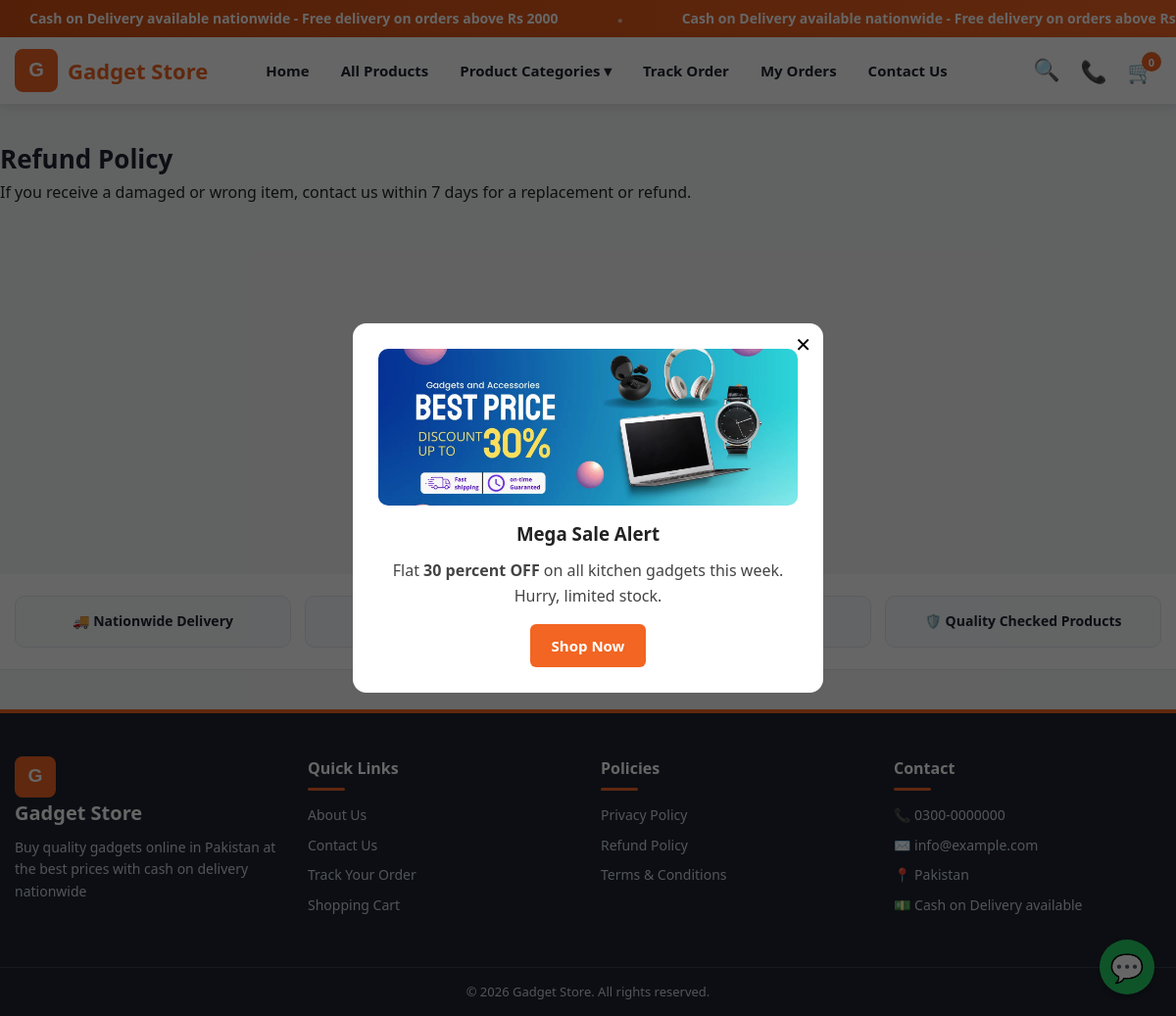
The app's page /page.php?slug=refund-policy with its own data.
### tables this page shows
CREATE TABLE IF NOT EXISTS pages (
  id INT AUTO_INCREMENT PRIMARY KEY,
  title VARCHAR(200) NOT NULL,
  slug VARCHAR(200) NOT NULL UNIQUE,
  content MEDIUMTEXT,
  meta_title VARCHAR(200) DEFAULT '',
  meta_description VARCHAR(300) DEFAULT '',
  meta_keywords VARCHAR(300) DEFAULT '',
  status ENUM('active','inactive') NOT NULL DEFAULT 'active',
  created_at TIMESTAMP DEFAULT CURRENT_TIMESTAMP,
  updated_at TIMESTAMP DEFAULT CURRENT_TIMESTAMP ON UPDATE CURRENT_TIMESTAMP
);

CREATE TABLE IF NOT EXISTS popups (
  id INT AUTO_INCREMENT PRIMARY KEY,
  title VARCHAR(200) DEFAULT '',
  image VARCHAR(255) DEFAULT '',
  content TEXT,
  button_text VARCHAR(100) DEFAULT '',
  button_link VARCHAR(255) DEFAULT '',
  status ENUM('active','inactive') NOT NULL DEFAULT 'active'
);

### config/database.php (called while the page is built, shortened)
<?php
function db(): PDO {
    static $pdo = null;
    if ($pdo === null) {
        $dsn = 'mysql:host=' . DB_HOST . ';dbname=' . DB_NAME . ';charset=utf8mb4';
        $pdo = new PDO($dsn, DB_USER, DB_PASS, [
            PDO::ATTR_ERRMODE => PDO::ERRMODE_EXCEPTION,
            PDO::ATTR_DEFAULT_FETCH_MODE => PDO::FETCH_ASSOC,
        ]);
    }
    return $pdo;
}

### includes/functions.php (called while the page is built, shortened)
<?php
require_once __DIR__ . '/../config/database.php';
function e($s) {
    return htmlspecialchars((string)$s, ENT_QUOTES, 'UTF-8');
}
function base_url($path = '') {
    $proto = (!empty($_SERVER['HTTPS']) && $_SERVER['HTTPS'] !== 'off') ? 'https' : 'http';
    $host  = $_SERVER['HTTP_HOST'] ?? 'localhost';
    $script = str_replace('\\', '/', $_SERVER['SCRIPT_NAME'] ?? '/index.php');
    $dir = rtrim(dirname($script), '/');
    $base = $proto . '://' . $host . ($dir === '' || $dir === '/' ? '' : $dir);
    return rtrim($base, '/') . '/' . ltrim($path, '/');
}
function setting($key, $default = '') {
    static $cache = null;
    if ($cache === null) {
        $cache = [];
        try {
            foreach (db()->query("SELECT skey, svalue FROM settings") as $r) {
                $cache[$r['skey']] = $r['svalue'];
            }
        } catch (Exception $ex) {  }
    }
    return array_key_exists($key, $cache) ? $cache[$key] : $default;
}
function site_name() {
    return setting('site_name', 'Gadget Store');
}
function img_url($path) {
    if (strpos($path, 'assets/') === 0) return base_url($path);
    return base_url('uploads/' . ltrim($path, '/'));
}

### page.php (the view, shortened to what this page needs)
<?php
require_once __DIR__ . '/includes/functions.php';
$slug = trim($_GET['slug'] ?? '');
$st = db()->prepare("SELECT * FROM pages WHERE slug = ? AND status = 'active'");
$st->execute([$slug]);
$pg = $st->fetch();
include __DIR__ . '/includes/header.php';
?>
<div class="container section">
  <h1 class="page-title"><?= e($pg['title']) ?></h1>
  <div class="page-content"><?= $pg['content']  ?></div>
</div>
<?php include __DIR__ . '/includes/footer.php'; ?>

### includes/footer.php (shortened to what this page needs)
</main>
<div class="trust-strip">
  <div class="container trust-grid">
    <div>🚚 Nationwide Delivery</div>
    <div>💵 Cash on Delivery</div>
    <div>↩️ 7-Day Easy Returns</div>
    <div>🛡️ Quality Checked Products</div>
  </div>
</div>
<footer class="site-footer">
  <div class="container footer-grid">
    <div class="f-col">
      <a class="f-logo" href="<?= base_url() ?>" aria-label="<?= e(site_name()) ?>">
        <img src="<?= base_url('assets/images/logo.svg') ?>" alt="<?= e(site_name()) ?>" width="42" height="42">
        <span><?= e(site_name()) ?></span>
      </a>
      <p><?= e(setting('meta_description', 'Quality gadgets at the best prices in Pakistan. Cash on Delivery nationwide.')) ?></p>
    </div>
    <div class="f-col">
      <h4>Quick Links</h4>
      <a href="<?= base_url('page.php?slug=about-us') ?>">About Us</a>
      <a href="<?= base_url('page.php?slug=contact-us') ?>">Contact Us</a>
      <a href="<?= base_url('track-order.php') ?>">Track Your Order</a>
      <a href="<?= base_url('cart.php') ?>">Shopping Cart</a>
    </div>
    <div class="f-col">
      <h4>Policies</h4>
      <a href="<?= base_url('page.php?slug=privacy-policy') ?>">Privacy Policy</a>
      <a href="<?= base_url('page.php?slug=refund-policy') ?>">Refund Policy</a>
      <a href="<?= base_url('page.php?slug=terms-conditions') ?>">Terms &amp; Conditions</a>
    </div>
    <div class="f-col">
      <h4>Contact</h4>
      <?php if (setting('contact_phone')): ?><p>📞 <?= e(setting('contact_phone')) ?></p><?php endif; ?>
      <?php if (setting('contact_email')): ?><p>✉️ <?= e(setting('contact_email')) ?></p><?php endif; ?>
      <?php if (setting('contact_address')): ?><p>📍 <?= e(setting('contact_address')) ?></p><?php endif; ?>
      <p>💵 Cash on Delivery available</p>
    </div>
  </div>
  <div class="footer-bottom">
    <div class="container">© <?= date('Y') ?> <?= e(site_name()) ?>. All rights reserved.</div>
  </div>
</footer>
<?php
$waDigits = preg_replace('/\D/', '', setting('whatsapp_number'));
if ($waDigits !== '' && $waDigits[0] === '0') $waDigits = '92' . substr($waDigits, 1);
?>
<?php if ($waDigits): ?>
<a class="wa-float" href="https://wa.me/<?= e($waDigits) ?>?text=<?= urlencode('Hello! I want to place an order.') ?>" target="_blank" aria-label="Chat on WhatsApp">💬</a>
<?php endif; ?>
<?php
try {
    $pop = db()->query("SELECT * FROM popups WHERE status = 'active' ORDER BY id DESC LIMIT 1")->fetch();
} catch (Exception $ex) { $pop = null; }
?>
<?php if ($pop): ?>
<div class="popup-overlay" id="salePopup" style="display:none">
  <div class="popup-box">
    <button class="popup-close" id="popupClose">✕</button>
    <?php if ($pop['image']): ?><img src="<?= e(img_url($pop['image'])) ?>" alt="<?= e($pop['title']) ?>"><?php endif; ?>
    <h3><?= e($pop['title']) ?></h3>
    <div class="popup-content"><?= $pop['content']  ?></div>
    <?php if ($pop['button_text']): ?><a class="btn" href="<?= e($pop['button_link'] ?: base_url()) ?>"><?= e($pop['button_text']) ?></a><?php endif; ?>
  </div>
</div>
<?php endif; ?>
</body>
</html>

### assets/css/style.css (style rules this page uses)
:root { --primary:#f26522; --primary-dark:#d14f14; --accent:#e63946; --dark:#1f2430; --gray:#6b7280; --bg:#f4f5f7; --card:#ffffff; --border:#e5e7eb; --wa:#25d366; --radius:10px; }
* { box-sizing:border-box;margin:0;padding:0 }
body { font-family:'Segoe UI',Arial,sans-serif;background:var(--bg);color:#222;line-height:1.6 }
a { color:inherit;text-decoration:none }
img { max-width:100%;display:block }
.container { max-width:1200px;margin:0 auto;padding:0 15px }
.btn { display:inline-block;background:var(--primary);color:#fff;border:none;padding:10px 22px;border-radius:6px;cursor:pointer;font-size:15px;font-weight:600 }
.section { padding:36px 0 }
.page-title { font-size:26px;color:var(--dark) }
.popup-overlay { position:fixed;inset:0;background:rgba(0,0,0,.6);z-index:200;display:flex;align-items:center;justify-content:center;padding:20px }
.popup-box { background:#fff;border-radius:14px;max-width:480px;width:100%;padding:26px;position:relative;text-align:center;animation:pop .3s }
.popup-box img { border-radius:10px;margin-bottom:14px;max-height:260px;width:100%;object-fit:cover }
.popup-close { position:absolute;top:10px;right:12px;background:none;border:none;font-size:20px;cursor:pointer }
.popup-content { margin:10px 0 16px;color:#444 }
.wa-float { position:fixed;bottom:22px;right:22px;background:var(--wa);color:#fff;width:56px;height:56px;border-radius:50%;display:flex;align-items:center;justify-content:center;font-size:28px;z-index:150;box-shadow:0 4px 12px rgba(0,0,0,.25) }
.site-footer { background:var(--dark);color:#cbd5e1;margin-top:40px;border-top:4px solid var(--primary) }
.trust-strip { background:#fff;border-bottom:1px solid var(--border) }
.trust-grid { display:grid;grid-template-columns:repeat(auto-fit,minmax(200px,1fr));gap:14px;padding:22px 15px;text-align:center;font-weight:700;color:var(--dark);font-size:14px }
.trust-grid div { background:#f8fafc;border:1px solid var(--border);border-radius:10px;padding:14px 10px }
.footer-grid { display:grid;grid-template-columns:repeat(auto-fit,minmax(220px,1fr));gap:26px;padding:44px 15px }
.f-col h4 { color:#fff;margin-bottom:14px;padding-bottom:10px;position:relative;font-size:16px }
.f-col h4::after { content:'';position:absolute;left:0;bottom:0;width:38px;height:3px;background:var(--primary);border-radius:2px }
.f-col a,.f-col p { display:block;margin-bottom:8px;font-size:14px }
.f-logo { display:inline-flex;align-items:center;gap:10px;margin-bottom:10px;text-decoration:none }
.f-logo img { width:42px;height:42px;object-fit:contain }
.f-logo span { font-size:20px;font-weight:800;color:#fff }
.footer-bottom { border-top:1px solid #374151;padding:14px 0;text-align:center;font-size:13px }

### assets/css/patch.css (style rules this page uses)
html,body { overflow-x:clip }

### records on screen
pages: title "Refund Policy", content "If you receive a damaged or wrong item, contact us within 7 days for a replacement or refund."
popups: image (picture), title "Mega Sale Alert", content "Flat 30 percent OFF on all kitchen gadgets this week. Hurry, limited stock.", button_text "Shop Now"

### other values on screen
site_name() "Gadget Store"
$cartN "0"
setting('contact_phone') "0300-0000000"
setting('contact_email') "info@example.com"
setting('contact_address') "Pakistan"
